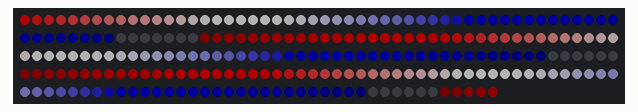
Simulated run of this sketch. Board: Arduino Uno, built with avr-gcc and run on an emulated ATmega328P. Parts: 240 RGB LEDs in strip order, left to right, continuing on the next row. Dim RGB values are drawn brighter than linear.

Above: at 3.18 s.
At 7.3 s:
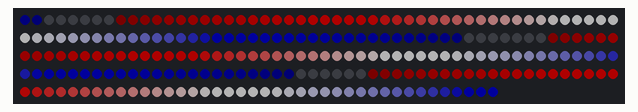
At 11.73 s:
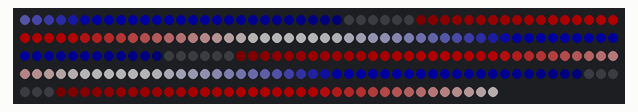
At 20.29 s:
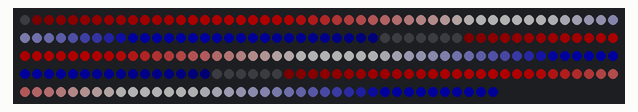
At 29.8 s:
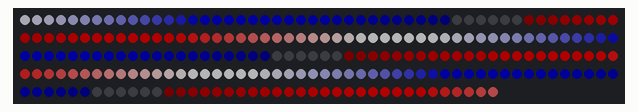
At 39.62 s:
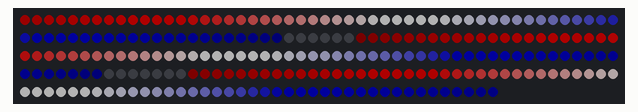

The sketch:

americaPalletUno.ino
```cpp
#include <FastLED.h>

#define LED_PIN     3
#define NUM_LEDS    240
#define BRIGHTNESS  64
#define LED_TYPE    WS2812B
#define COLOR_ORDER GRB
CRGB leds[NUM_LEDS];

#define UPDATES_PER_SECOND 100
DEFINE_GRADIENT_PALETTE( patriot_black_gp ) {
    0, 227,  1,  1,
   61, 255,255,255,
  127,   0,  0,125,
  191,   0,  0,  0,
  252, 227,  1,  1,
  255, 227,  1,  1};

CRGBPalette16 currentPalette = patriot_black_gp;
#define currentBlending LINEARBLEND

void setup() {
    delay(3000); // power-up safety delay
    FastLED.addLeds<LED_TYPE, LED_PIN, COLOR_ORDER>(leds, NUM_LEDS).setCorrection(TypicalLEDStrip);
    FastLED.setBrightness(BRIGHTNESS);
    FastLED.setMaxPowerInVoltsAndMilliamps(5, 1000);
}


void loop(){
    static uint8_t startIndex = 0;
    startIndex = startIndex + 1; /* motion speed */

    FillLEDsFromPaletteColors( startIndex);

    FastLED.show();
    FastLED.delay(1000 / UPDATES_PER_SECOND);
}

void FillLEDsFromPaletteColors( uint8_t colorIndex) {
    uint8_t brightness = 255;

    for( int i = 0; i < NUM_LEDS; i++) {
        leds[i] = ColorFromPalette( currentPalette, colorIndex, brightness, currentBlending);
        colorIndex += 3;
    }
}
```
